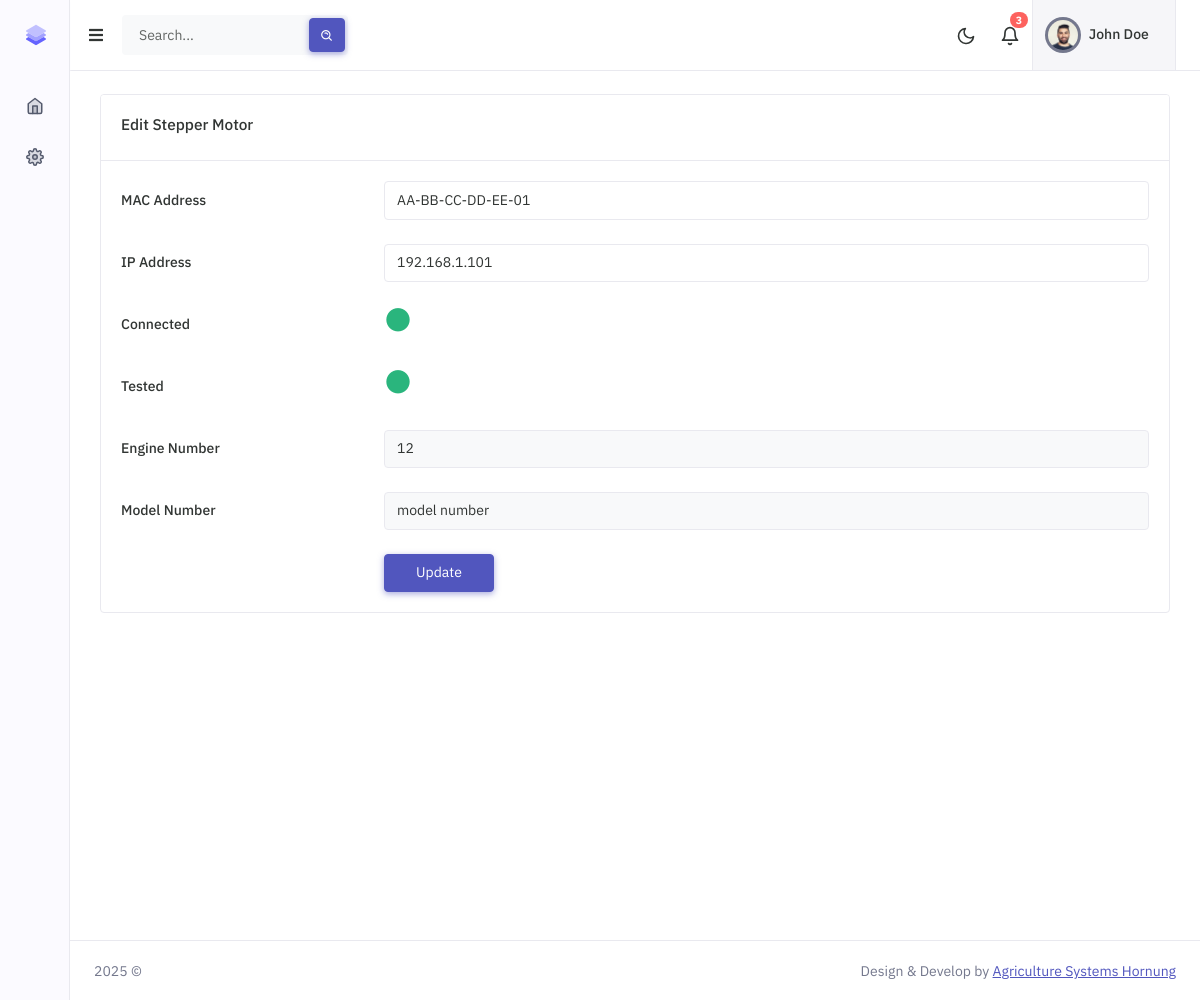
Page /edit/1 (signed in) on the committed database.
### app/models/user.py (models this page shows)
class User(UserMixin, db.Model):
    id = db.Column(db.Integer, primary_key=True)
    name = db.Column(db.String(100), nullable=False)
    license_number = db.Column(db.String(64), nullable=False, unique=True, index=True)

### app/models/stepperMotor.py (models this page shows)
class StepperMotor(db.Model):
    id = db.Column(db.Integer, primary_key=True)
    engine_number = db.Column(db.Integer, nullable=False)
    mac_address = db.Column(db.String(120), nullable=False, unique=True, index=True)
    ip_address = db.Column(db.String(120), nullable=True)
    model_number = db.Column(db.String(120), nullable=True)
    connected = db.Column(db.Boolean, nullable=False)
    tested = db.Column(db.Boolean, nullable=False)
    created_at = db.Column(db.DateTime, default=datetime.utcnow)
    updated_at = db.Column(db.DateTime, default=datetime.utcnow, onupdate=datetime.utcnow)

### app/routes/dashboard.py (the view)
@bp.route('/edit/<int:motor_id>')
@login_required
def edit_motor(motor_id):
    motor = StepperMotor.query.get_or_404(motor_id)
    return render_template('views/dashboard/edit_motor.html', motor=motor)

### app/__init__.py (called while the page is built)
@login_manager.user_loader
def load_user(user_id):
    from app.models.user import User
    return User.query.get(int(user_id))

### app/templates/views/dashboard/edit_motor.html (shortened to what this page needs)
{% extends 'layouts/app.html' %}
{% block content %}
    <div class="row">
        <div class="col-md-12">
            <div class="card">
                <div class="card-header">
                    <h4 class="card-title">Edit Stepper Motor</h4>
                </div>
                <div class="card-body">
                    <form action="{{ url_for('dashboard.update_motor', motor_id=motor.id) }}" method="POST">
                        <div class="row mb-4">
                            <label for="mac_address" class="col-sm-3 col-form-label">MAC Address</label>
                            <div class="col-sm-9">
                                <input type="text" disabled class="form-control" id="mac_address" value="{{ motor.mac_address }}">
                            </div>
                        </div>
                        <div class="row mb-4">
                            <label for="ip_address" class="col-sm-3 col-form-label">IP Address</label>
                            <div class="col-sm-9">
                                <input type="text" disabled class="form-control" id="ip_address" value="{{ motor.ip_address }}">
                            </div>
                        </div>
                        <div class="row mb-4">
                            <label for="connected" class="col-sm-3 col-form-label">Connected</label>
                            <div class="col-sm-9">
                                <i class="bx bxs-circle fs-2 {% if motor.connected %} text-success {% else %} text-danger {% endif %}"></i>
                            </div>
                        </div>
                        <div class="row mb-4">
                            <label for="tested" class="col-sm-3 col-form-label">Tested</label>
                            <div class="col-sm-9">
                                <i class="bx bxs-circle fs-2 {% if motor.tested %} text-success {% else %} text-danger {% endif %}"></i>
                            </div>
                        </div>
                        <div class="row mb-4">
                            <label for="engine_number" class="col-sm-3 col-form-label">Engine Number</label>
                            <div class="col-sm-9">
                                <input type="text" required class="form-control" name="engine_number" id="engine_number" value="{{ motor.engine_number }}">
                            </div>
                        </div>
                        <div class="row mb-4">
                            <label for="model_number" class="col-sm-3 col-form-label">Model Number</label>
                            <div class="col-sm-9">
                                <input type="text" required class="form-control" name="model_number" id="model_number" value="{{ motor.model_number }}">
                            </div>
                        </div>
                        <div class="row justify-content-end">
                            <div class="col-sm-9">
                                <div>
                                    <button type="submit" class="btn btn-primary w-md">Update</button>
                                </div>
                            </div>
                        </div>
                    </form>
                </div>
            </div>
        </div>
    </div>
{% endblock %}

### app/templates/layouts/partials/header.html (shortened to what this page needs)
<header id="page-topbar">
    <div class="navbar-header">
        <div class="d-flex">
            <div class="navbar-brand-box">
                <a href="{{ url_for('dashboard.dashboard') }}" class="logo logo-dark">
                        <span class="logo-sm">
                            <img src="{{ url_for('static', filename='images/logo-sm.svg') }}" alt="Stepper Motor" height="24">
                        </span>
                </a>
            </div>
            <button type="button" class="btn btn-sm px-3 font-size-16 header-item" id="vertical-menu-btn">
                <i class="fa fa-fw fa-bars"></i>
            </button>
            <form class="app-search d-none d-lg-block">
                <div class="position-relative">
                    <input type="text" name="search" aria-label="search" class="form-control" placeholder="Search...">
                    <button class="btn btn-primary" type="button"><i class="bx bx-search-alt align-middle"></i></button>
                </div>
            </form>
        </div>
        <div class="d-flex">
            <div class="dropdown d-none d-sm-inline-block">
                <button type="button" class="btn header-item" id="mode-setting-btn">
                    <i data-feather="moon" class="icon-lg layout-mode-dark"></i>
                </button>
            </div>
            <div class="dropdown d-inline-block">
                <button type="button" class="btn header-item noti-icon position-relative" id="page-header-notifications-dropdown" data-bs-toggle="dropdown" aria-haspopup="true" aria-expanded="false">
                    <i data-feather="bell" class="icon-lg"></i>
                    <span class="badge bg-danger rounded-pill">3</span>
                </button>
            </div>
            <div class="dropdown d-inline-block">
                <button type="button" class="btn header-item bg-light-subtle border-start border-end" id="page-header-user-dropdown" data-bs-toggle="dropdown" aria-haspopup="true" aria-expanded="false">
                    <img class="rounded-circle header-profile-user" src="{{ url_for('static', filename='images/avatar_1.jpg') }}" alt="">
                    <span class="d-none d-xl-inline-block ms-1 fw-medium">
                        {% if current_user.is_authenticated %}
                            {{ current_user.name }}
                        {% else %}
                            Mr. Jhon Doe
                        {% endif %}
                    </span>
                    <i class="mdi mdi-chevron-down d-none d-xl-inline-block"></i>
                </button>
            </div>
        </div>
    </div>
</header>

### rows in the picture
User: name "John Doe"
StepperMotor: mac_address "AA-BB-CC-DD-EE-01", ip_address "192.168.1.101", engine_number "12", model_number "model number"
